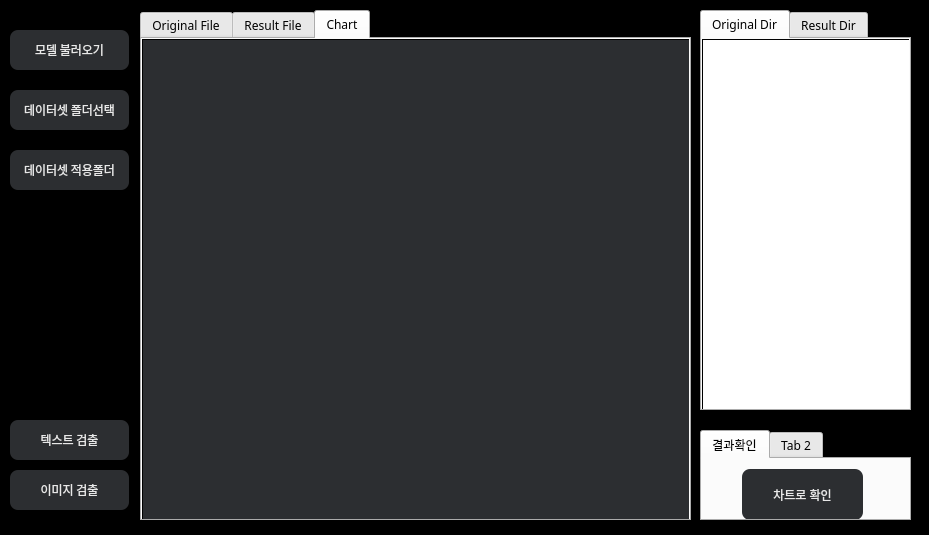
<?xml version="1.0" encoding="UTF-8"?>
<ui version="4.0">
 <class>Dialog</class>
 <widget class="QDialog" name="Dialog">
  <property name="geometry">
   <rect>
    <x>0</x>
    <y>0</y>
    <width>929</width>
    <height>535</height>
   </rect>
  </property>
  <property name="minimumSize">
   <size>
    <width>0</width>
    <height>0</height>
   </size>
  </property>
  <property name="maximumSize">
   <size>
    <width>16777215</width>
    <height>16777215</height>
   </size>
  </property>
  <property name="font">
   <font>
    <family>휴먼모음T</family>
    <pointsize>9</pointsize>
    <weight>50</weight>
    <italic>false</italic>
    <bold>false</bold>
    <kerning>true</kerning>
   </font>
  </property>
  <property name="windowTitle">
   <string>Dialog</string>
  </property>
  <property name="styleSheet">
   <string notr="true">QDialog{
		background-color :rgb(0, 0, 0);
	color: #fff;
	font: 9pt &quot;휴먼모음T&quot;;
}
QPushButton{
    color:#e8e8e8;
    border-radius: 8px;
	background-color : #2c2e31;
}
QTextEdit{
	color: #fff;
}
</string>
  </property>
  <widget class="QPushButton" name="pushButton_1">
   <property name="geometry">
    <rect>
     <x>10</x>
     <y>30</y>
     <width>119</width>
     <height>40</height>
    </rect>
   </property>
   <property name="minimumSize">
    <size>
     <width>0</width>
     <height>40</height>
    </size>
   </property>
   <property name="styleSheet">
    <string notr="true">QPushButton:hover{
	background-color:#505459;
	color: #fff;
}
QPushButton:pressed{
	border-bottom-color: rgb(0, 0, 0);
	border-right-color: rgb(0, 0, 0);
    background-color:rgb(162, 169, 180);
}
</string>
   </property>
   <property name="text">
    <string>모델 불러오기</string>
   </property>
  </widget>
  <widget class="QPushButton" name="pushButton_2">
   <property name="geometry">
    <rect>
     <x>10</x>
     <y>90</y>
     <width>119</width>
     <height>40</height>
    </rect>
   </property>
   <property name="minimumSize">
    <size>
     <width>0</width>
     <height>40</height>
    </size>
   </property>
   <property name="styleSheet">
    <string notr="true">QPushButton:hover{
	background-color:#505459;
	color: #fff;
}
QPushButton:pressed{
	border-bottom-color: rgb(0, 0, 0);
	border-right-color: rgb(0, 0, 0);
    background-color:rgb(162, 169, 180);
}
</string>
   </property>
   <property name="text">
    <string>데이터셋 폴더선택</string>
   </property>
  </widget>
  <widget class="QPushButton" name="pushButton_4">
   <property name="geometry">
    <rect>
     <x>10</x>
     <y>150</y>
     <width>119</width>
     <height>40</height>
    </rect>
   </property>
   <property name="minimumSize">
    <size>
     <width>0</width>
     <height>40</height>
    </size>
   </property>
   <property name="styleSheet">
    <string notr="true">QPushButton:hover{
	background-color:#505459;
	color: #fff;
}
QPushButton:pressed{
	border-bottom-color: rgb(0, 0, 0);
	border-right-color: rgb(0, 0, 0);
    background-color:rgb(162, 169, 180);
}
</string>
   </property>
   <property name="text">
    <string>데이터셋 적용폴더</string>
   </property>
  </widget>
  <widget class="QPushButton" name="pushButton_result">
   <property name="geometry">
    <rect>
     <x>10</x>
     <y>420</y>
     <width>119</width>
     <height>40</height>
    </rect>
   </property>
   <property name="minimumSize">
    <size>
     <width>0</width>
     <height>40</height>
    </size>
   </property>
   <property name="styleSheet">
    <string notr="true">QPushButton:hover{
	background-color:#505459;
	color: #fff;
}
QPushButton:pressed{
	border-bottom-color: rgb(0, 0, 0);
	border-right-color: rgb(0, 0, 0);
    background-color:rgb(162, 169, 180);
}
</string>
   </property>
   <property name="text">
    <string>텍스트 검출</string>
   </property>
  </widget>
  <widget class="QPushButton" name="pushButton_3">
   <property name="geometry">
    <rect>
     <x>10</x>
     <y>470</y>
     <width>119</width>
     <height>40</height>
    </rect>
   </property>
   <property name="minimumSize">
    <size>
     <width>0</width>
     <height>40</height>
    </size>
   </property>
   <property name="styleSheet">
    <string notr="true">QPushButton:hover{
	background-color:#505459;
	color: #fff;
}
QPushButton:pressed{
	border-bottom-color: rgb(0, 0, 0);
	border-right-color: rgb(0, 0, 0);
    background-color:rgb(162, 169, 180);
}
</string>
   </property>
   <property name="text">
    <string>이미지 검출</string>
   </property>
  </widget>
  <widget class="QTabWidget" name="tabWidget">
   <property name="geometry">
    <rect>
     <x>140</x>
     <y>10</y>
     <width>551</width>
     <height>511</height>
    </rect>
   </property>
   <property name="currentIndex">
    <number>2</number>
   </property>
   <widget class="QWidget" name="original_file">
    <attribute name="title">
     <string>Original File</string>
    </attribute>
    <widget class="QLabel" name="label">
     <property name="geometry">
      <rect>
       <x>0</x>
       <y>0</y>
       <width>551</width>
       <height>491</height>
      </rect>
     </property>
     <property name="styleSheet">
      <string notr="true">border-style: solid;
border-width: 1px;
border-color: #rgb(0, 0, 0);
background-color : #2c2e31;</string>
     </property>
     <property name="text">
      <string>&lt;html&gt;&lt;head/&gt;&lt;body&gt;&lt;p align=&quot;center&quot;&gt;&lt;br/&gt;&lt;/p&gt;&lt;/body&gt;&lt;/html&gt;</string>
     </property>
     <property name="scaledContents">
      <bool>false</bool>
     </property>
     <property name="alignment">
      <set>Qt::AlignCenter</set>
     </property>
    </widget>
   </widget>
   <widget class="QWidget" name="result_file">
    <attribute name="title">
     <string>Result File</string>
    </attribute>
    <widget class="QLabel" name="label_2">
     <property name="geometry">
      <rect>
       <x>0</x>
       <y>0</y>
       <width>551</width>
       <height>491</height>
      </rect>
     </property>
     <property name="cursor">
      <cursorShape>PointingHandCursor</cursorShape>
     </property>
     <property name="styleSheet">
      <string notr="true">border-style: solid;
border-width: 1px;
border-color: #rgb(0, 0, 0);
background-color : #2c2e31;</string>
     </property>
     <property name="text">
      <string>&lt;html&gt;&lt;head/&gt;&lt;body&gt;&lt;p align=&quot;center&quot;&gt;&lt;br/&gt;&lt;/p&gt;&lt;/body&gt;&lt;/html&gt;</string>
     </property>
     <property name="alignment">
      <set>Qt::AlignCenter</set>
     </property>
    </widget>
   </widget>
   <widget class="QWidget" name="chart">
    <attribute name="title">
     <string>Chart</string>
    </attribute>
    <widget class="QLabel" name="label_3">
     <property name="geometry">
      <rect>
       <x>0</x>
       <y>0</y>
       <width>551</width>
       <height>491</height>
      </rect>
     </property>
     <property name="cursor">
      <cursorShape>PointingHandCursor</cursorShape>
     </property>
     <property name="styleSheet">
      <string notr="true">border-style: solid;
border-width: 1px;
border-color: #rgb(0, 0, 0);
background-color : #2c2e31;</string>
     </property>
     <property name="text">
      <string>&lt;html&gt;&lt;head/&gt;&lt;body&gt;&lt;p align=&quot;center&quot;&gt;&lt;br/&gt;&lt;/p&gt;&lt;/body&gt;&lt;/html&gt;</string>
     </property>
     <property name="alignment">
      <set>Qt::AlignCenter</set>
     </property>
    </widget>
   </widget>
  </widget>
  <widget class="QTabWidget" name="tabWidget_2">
   <property name="geometry">
    <rect>
     <x>700</x>
     <y>10</y>
     <width>211</width>
     <height>401</height>
    </rect>
   </property>
   <property name="currentIndex">
    <number>0</number>
   </property>
   <widget class="QWidget" name="original_dir">
    <attribute name="title">
     <string>Original Dir</string>
    </attribute>
    <widget class="QTreeView" name="treeView">
     <property name="geometry">
      <rect>
       <x>0</x>
       <y>0</y>
       <width>211</width>
       <height>381</height>
      </rect>
     </property>
     <property name="cursor" stdset="0">
      <cursorShape>PointingHandCursor</cursorShape>
     </property>
     <property name="styleSheet">
      <string notr="true">
border-style: solid;
border-width: 1px;
border-color: #rgb(0, 0, 0);
</string>
     </property>
     <property name="midLineWidth">
      <number>0</number>
     </property>
     <property name="dragDropMode">
      <enum>QAbstractItemView::DragDrop</enum>
     </property>
    </widget>
   </widget>
   <widget class="QWidget" name="result_dir">
    <attribute name="title">
     <string>Result Dir</string>
    </attribute>
    <widget class="QTreeView" name="treeView_2">
     <property name="geometry">
      <rect>
       <x>0</x>
       <y>0</y>
       <width>211</width>
       <height>381</height>
      </rect>
     </property>
     <property name="cursor" stdset="0">
      <cursorShape>PointingHandCursor</cursorShape>
     </property>
     <property name="styleSheet">
      <string notr="true">
border-style: solid;
border-width: 1px;
border-color: #rgb(0, 0, 0);
</string>
     </property>
     <property name="midLineWidth">
      <number>0</number>
     </property>
     <property name="dragDropMode">
      <enum>QAbstractItemView::DragDrop</enum>
     </property>
    </widget>
   </widget>
  </widget>
  <widget class="QTabWidget" name="tabWidget_3">
   <property name="geometry">
    <rect>
     <x>700</x>
     <y>430</y>
     <width>211</width>
     <height>91</height>
    </rect>
   </property>
   <property name="currentIndex">
    <number>0</number>
   </property>
   <widget class="QWidget" name="tab">
    <attribute name="title">
     <string>결과확인</string>
    </attribute>
    <widget class="QPushButton" name="pushButton_6">
     <property name="geometry">
      <rect>
       <x>40</x>
       <y>10</y>
       <width>121</width>
       <height>51</height>
      </rect>
     </property>
     <property name="minimumSize">
      <size>
       <width>0</width>
       <height>40</height>
      </size>
     </property>
     <property name="styleSheet">
      <string notr="true">QPushButton:hover{
	background-color:#505459;
	color: #fff;
}
QPushButton:pressed{
	border-bottom-color: rgb(0, 0, 0);
	border-right-color: rgb(0, 0, 0);
    background-color:rgb(162, 169, 180);
}
</string>
     </property>
     <property name="text">
      <string>차트로 확인</string>
     </property>
    </widget>
   </widget>
   <widget class="QWidget" name="tab_2">
    <attribute name="title">
     <string>Tab 2</string>
    </attribute>
    <widget class="QPushButton" name="pushButton_5">
     <property name="geometry">
      <rect>
       <x>40</x>
       <y>10</y>
       <width>121</width>
       <height>51</height>
      </rect>
     </property>
     <property name="minimumSize">
      <size>
       <width>0</width>
       <height>40</height>
      </size>
     </property>
     <property name="styleSheet">
      <string notr="true">QPushButton:hover{
	background-color:#505459;
	color: #fff;
}
QPushButton:pressed{
	border-bottom-color: rgb(0, 0, 0);
	border-right-color: rgb(0, 0, 0);
    background-color:rgb(162, 169, 180);
}
</string>
     </property>
     <property name="text">
      <string>뭐였</string>
     </property>
    </widget>
   </widget>
  </widget>
 </widget>
 <resources/>
 <connections/>
</ui>
